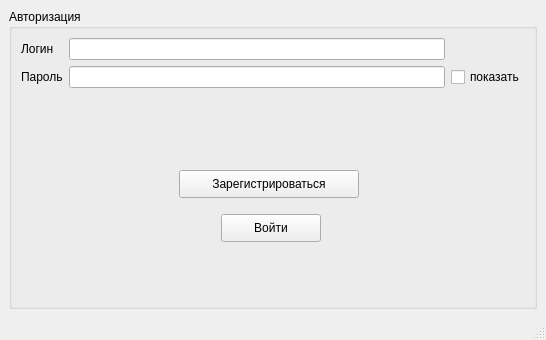
<?xml version="1.0" encoding="UTF-8"?>
<ui version="4.0">
 <class>Login_window</class>
 <widget class="QMainWindow" name="Login_window">
  <property name="enabled">
   <bool>true</bool>
  </property>
  <property name="geometry">
   <rect>
    <x>0</x>
    <y>0</y>
    <width>546</width>
    <height>340</height>
   </rect>
  </property>
  <property name="minimumSize">
   <size>
    <width>546</width>
    <height>340</height>
   </size>
  </property>
  <property name="maximumSize">
   <size>
    <width>546</width>
    <height>340</height>
   </size>
  </property>
  <property name="baseSize">
   <size>
    <width>0</width>
    <height>0</height>
   </size>
  </property>
  <property name="windowTitle">
   <string>GotoChat</string>
  </property>
  <widget class="QWidget" name="centralwidget">
   <layout class="QGridLayout" name="gridLayout_3">
    <item row="0" column="0">
     <widget class="QGroupBox" name="groupBox">
      <property name="title">
       <string>Авторизация</string>
      </property>
      <layout class="QGridLayout" name="gridLayout_2">
       <item row="0" column="0">
        <layout class="QGridLayout" name="gridLayout_4">
         <item row="6" column="0">
          <spacer name="verticalSpacer">
           <property name="orientation">
            <enum>Qt::Vertical</enum>
           </property>
           <property name="sizeHint" stdset="0">
            <size>
             <width>48</width>
             <height>10</height>
            </size>
           </property>
          </spacer>
         </item>
         <item row="3" column="0">
          <spacer name="verticalSpacer_3">
           <property name="orientation">
            <enum>Qt::Vertical</enum>
           </property>
           <property name="sizeType">
            <enum>QSizePolicy::Fixed</enum>
           </property>
           <property name="sizeHint" stdset="0">
            <size>
             <width>48</width>
             <height>10</height>
            </size>
           </property>
          </spacer>
         </item>
         <item row="1" column="0">
          <spacer name="verticalSpacer_2">
           <property name="orientation">
            <enum>Qt::Vertical</enum>
           </property>
           <property name="sizeHint" stdset="0">
            <size>
             <width>48</width>
             <height>10</height>
            </size>
           </property>
          </spacer>
         </item>
         <item row="0" column="0">
          <layout class="QGridLayout" name="gridLayout">
           <item row="0" column="0">
            <widget class="QLabel" name="label">
             <property name="text">
              <string>Логин</string>
             </property>
            </widget>
           </item>
           <item row="0" column="1">
            <widget class="QLineEdit" name="lineEdit"/>
           </item>
           <item row="1" column="0">
            <widget class="QLabel" name="label_2">
             <property name="text">
              <string>Пароль</string>
             </property>
            </widget>
           </item>
           <item row="1" column="1">
            <widget class="QLineEdit" name="lineEdit_2">
             <property name="echoMode">
              <enum>QLineEdit::Password</enum>
             </property>
            </widget>
           </item>
           <item row="1" column="2">
            <widget class="QCheckBox" name="checkBox">
             <property name="maximumSize">
              <size>
               <width>102</width>
               <height>16777215</height>
              </size>
             </property>
             <property name="text">
              <string>показать</string>
             </property>
            </widget>
           </item>
           <item row="2" column="1">
            <widget class="QLabel" name="error_message">
             <property name="styleSheet">
              <string notr="true">color: red;</string>
             </property>
             <property name="text">
              <string/>
             </property>
            </widget>
           </item>
          </layout>
         </item>
         <item row="2" column="0">
          <layout class="QHBoxLayout" name="horizontalLayout_2">
           <item>
            <spacer name="horizontalSpacer_5">
             <property name="orientation">
              <enum>Qt::Horizontal</enum>
             </property>
             <property name="sizeHint" stdset="0">
              <size>
               <width>40</width>
               <height>20</height>
              </size>
             </property>
            </spacer>
           </item>
           <item>
            <widget class="QPushButton" name="reg_button">
             <property name="sizePolicy">
              <sizepolicy hsizetype="Fixed" vsizetype="Fixed">
               <horstretch>0</horstretch>
               <verstretch>0</verstretch>
              </sizepolicy>
             </property>
             <property name="minimumSize">
              <size>
               <width>180</width>
               <height>28</height>
              </size>
             </property>
             <property name="maximumSize">
              <size>
               <width>180</width>
               <height>28</height>
              </size>
             </property>
             <property name="text">
              <string>Зарегистрироваться</string>
             </property>
            </widget>
           </item>
           <item>
            <spacer name="horizontalSpacer_4">
             <property name="orientation">
              <enum>Qt::Horizontal</enum>
             </property>
             <property name="sizeType">
              <enum>QSizePolicy::Fixed</enum>
             </property>
             <property name="sizeHint" stdset="0">
              <size>
               <width>166</width>
               <height>28</height>
              </size>
             </property>
            </spacer>
           </item>
          </layout>
         </item>
         <item row="4" column="0">
          <layout class="QHBoxLayout" name="horizontalLayout">
           <item>
            <spacer name="horizontalSpacer_2">
             <property name="orientation">
              <enum>Qt::Horizontal</enum>
             </property>
             <property name="sizeType">
              <enum>QSizePolicy::Fixed</enum>
             </property>
             <property name="sizeHint" stdset="0">
              <size>
               <width>200</width>
               <height>28</height>
              </size>
             </property>
            </spacer>
           </item>
           <item>
            <widget class="QPushButton" name="enter_button">
             <property name="enabled">
              <bool>true</bool>
             </property>
             <property name="minimumSize">
              <size>
               <width>100</width>
               <height>28</height>
              </size>
             </property>
             <property name="maximumSize">
              <size>
               <width>100</width>
               <height>28</height>
              </size>
             </property>
             <property name="text">
              <string>Войти</string>
             </property>
            </widget>
           </item>
           <item>
            <spacer name="horizontalSpacer_3">
             <property name="orientation">
              <enum>Qt::Horizontal</enum>
             </property>
             <property name="sizeHint" stdset="0">
              <size>
               <width>80</width>
               <height>20</height>
              </size>
             </property>
            </spacer>
           </item>
          </layout>
         </item>
        </layout>
       </item>
      </layout>
     </widget>
    </item>
   </layout>
  </widget>
  <widget class="QMenuBar" name="menubar">
   <property name="geometry">
    <rect>
     <x>0</x>
     <y>0</y>
     <width>546</width>
     <height>26</height>
    </rect>
   </property>
  </widget>
  <widget class="QStatusBar" name="statusbar"/>
 </widget>
 <resources/>
 <connections/>
</ui>
